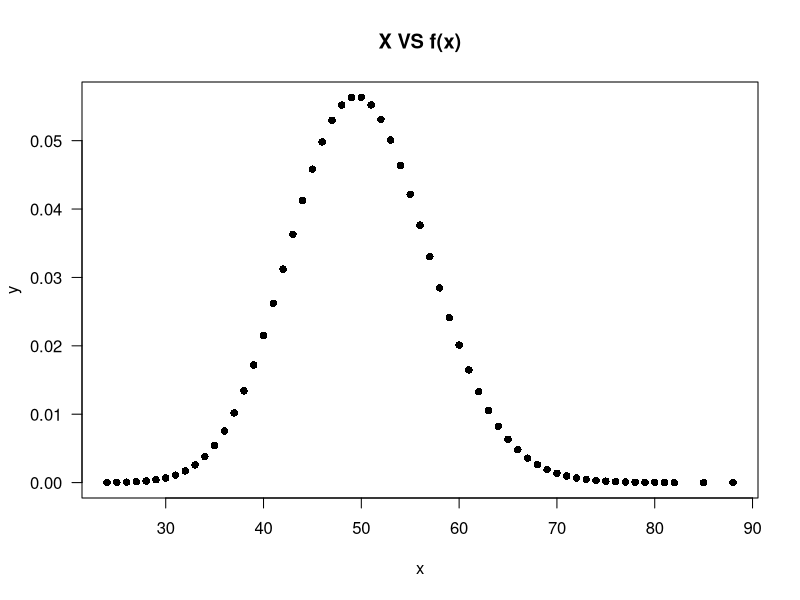

Write the R code that produced this figure.
########################################################
# Shifting, Scaling, Standardization, Normalization    #
#  and Transformation                                  #  
# Tazimul Islam                                       #  
# Stat : 2017-18                                       #  
# Roll: 1722035                                        #
# Department of Statistics, IU                         #  
########################################################



# 100000 Random Number from Poision Distribution with lambda = 50
set.seed(1000)
x = rpois(100000,50)
x
y = dpois(x,50)
plot(x,y,pch=16,las = 1,main="X VS f(x)")

# Centering
xij.centre = x-mean(x)
# Auto Scaling
Xij.auto.scale = (x-mean(x))/sd(x) 
# Range Scaling
xij.range.scale = (x-mean(x))/(max(x)-min(x))
# Normalization
xij.normalization = (x-min(x))/(max(x)-min(x))



# Pareto Scaling
xij.pareto.scale = (x-mean(x))/sqrt(sd(x))
# Vast scaling
xij.vast.scale = ((x - mean(x))/(sd(x)))*(mean(x)/sd(x))
# Level Scaling
xij.level.scale = (x-mean(x))/mean(x)



# Log Transformation
xij.log.transform = log10(x)
# Power Transformation
xij.power.transform = x^(1/length(x))
# Box Cox transformation with lambda = 5
xij.box_cox.transform = (x^5 - 1) / 5


# Box Cox Transformation with lambda = -5 to 5
lambda = seq(-5,5)
box_cox = rep(0,100000*10)
box_cox = matrix(box_cox,nrow = 10)
for(i in 1:10){
    for(j in 1:100000){
      box_cox[i,j] = (x[j]^(lambda[i])-1)/lambda[i]
    }
}

df = data.frame(box_cox)
write.table(df,"box_cox.csv",sep=",")
